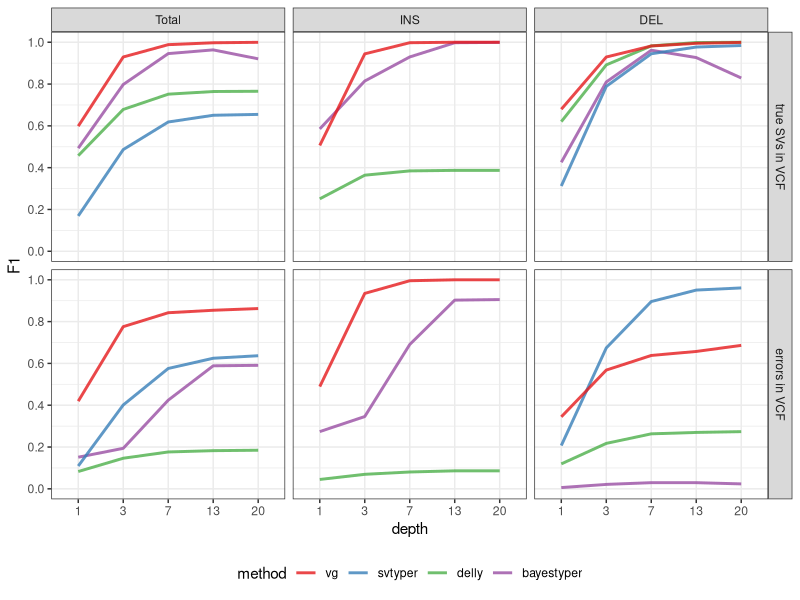

Write the R code that produced this figure.
library(ggplot2)
library(dplyr)
library(magrittr)

eval.pr = read.table('simerror-prcurve.tsv', as.is=TRUE, header=TRUE)
methods = c('toilvg', 'svtyper', 'delly', 'bayestyper')
eval.pr$method = factor(eval.pr$method, levels=methods, labels=c('vg', 'svtyper', 'delly', 'bayestyper'))

## Merge results across the three samples
eval.pr = eval.pr %>% group_by(method, graph, depth, type, qual) %>%
    select(-sample) %>% summarize_all(sum)
eval.pr$precision = eval.pr$TP.baseline / (eval.pr$TP.baseline + eval.pr$FP)
eval.pr$recall = eval.pr$TP.baseline / (eval.pr$TP.baseline + eval.pr$FN)
eval.pr$F1 = 2 * eval.pr$precision * eval.pr$recall / (eval.pr$precision + eval.pr$recall)

## Pick quality threshold with maximum F1 for each experiment
eval.df = eval.pr %>% group_by(method, graph, depth, type) %>%
  arrange(desc(F1)) %>% do(head(.,1))

eval.df$type = factor(eval.df$type, levels=c('Total', 'INS', 'DEL'))
eval.df$method = factor(eval.df$method)
dp.lvls = paste(rep(unique(eval.df$depth), each=nlevels(eval.df$method)),
                levels(eval.df$method))
eval.df$dp = factor(paste(eval.df$depth, eval.df$method), levels=dp.lvls)

svg('simerror.svg', 8, 4)

## ggplot(eval.df, aes(x=factor(depth), y=F1, colour=method, shape=graph)) +
##   geom_point(aes(group=method), position=position_dodge(.5)) +
##   geom_line(aes(group=dp), position=position_dodge(.5)) +
##   scale_shape_manual(name='error in the input VCF', values=4:5, labels=c('yes', 'no')) +
##   facet_grid(.~type, scales='free') + theme_bw() +
##   xlab('depth') + theme(legend.position='bottom') + 
##   scale_y_continuous(breaks=seq(0,1,.2), limits=0:1) +
##   scale_colour_brewer(palette='Set1')

## ggplot(eval.df, aes(x=factor(depth), y=F1, colour=method)) +
##   geom_line(aes(group=paste(method, graph), linetype=graph), size=2, alpha=.8) +
##   facet_grid(.~type, scales='free') + theme_bw() +
##   xlab('depth') + theme(legend.position='bottom') +
##   scale_linetype_manual(values=c(3,1), name='error in the input VCF', labels=c('yes', 'no')) + 
##   scale_y_continuous(breaks=seq(0,1,.2), limits=0:1) +
##   scale_colour_brewer(palette='Set1')

eval.df %>% ungroup %>%
  mutate(graph=ifelse(graph=='truth', 'true SVs in VCF', 'errors in VCF'),
         graph=factor(graph, levels=c('true SVs in VCF', 'errors in VCF'))) %>% 
  ggplot(aes(x=factor(depth), y=F1, colour=method)) +
  geom_line(aes(group=paste(method)), size=1, alpha=.8) +
  facet_grid(graph~type, scales='free') + theme_bw() +
  xlab('depth') + theme(legend.position='bottom') + 
  scale_y_continuous(breaks=seq(0,1,.2), limits=0:1) +
  scale_colour_brewer(palette='Set1')

dev.off()

## Precision recall curve for 3x
## eval.pr %>% filter(depth==1, graph=='truth') %>% arrange(qual) %>% 
##   ggplot(aes(x=recall, y=precision, color=method)) +
##   geom_path() +
##   geom_point() +
##   facet_grid(type~method) +
##   theme_bw()
